Frame 1 (no input): blank canvas, image omitted
Frame 60 (no input): blank canvas, image omitted
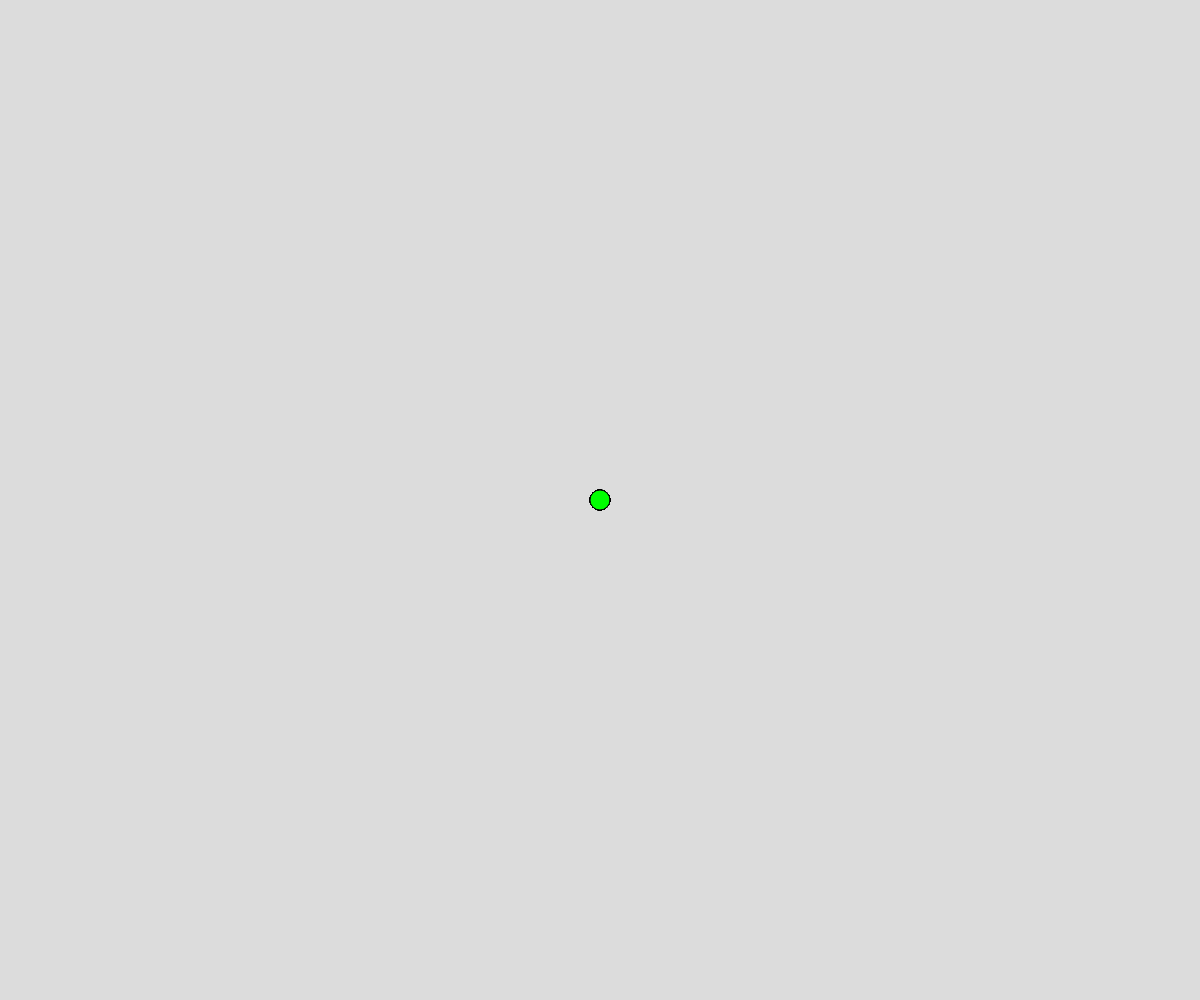
Frame 120 (the mouse pressed at the canvas centre since frame 60)

The p5.js sketch whose frames 1 and 60 were blank and that drew this single picture after the mouse press (run headless with seeded random() and noise() and a simulated clock; from frame 60 on, the mouse is pressed at the canvas centre):

// p5.js sketch
// ── sketch.js
// Vectors Practice
// Miki Hoang
// April 13, 2026
// Useful for modeling forces...

let objects = [];

function setup() {
  createCanvas(windowWidth, windowHeight);
}

function draw() {
  background(220);
  // Create objects
  if(mouseIsPressed){
    objects.push(new Ball(mouseX, mouseY));
  }

  // Process Objects
  for (let o of objects){
    if(keyIsDown(32)){
      o.move();
    }
    o.display();
  }
}

class Ball{
  constructor(x,y){
    this.pos = createVector(x,y);
    this.vel = createVector(random(-5,5), -5);
    this.force = createVector(0,0.2); //GRAV
  }

  calcMouse(){
    // Mouse vector "attraction" calculations
    this.force = createVector(mouseX, mouseY);
    this.force.sub(this.pos);
    this.force.normalize(); // Set hyp to 1
    this.force.mult(4);
  }

  move(){
    // Update velocity and position vectors
    this.vel.add(this.force);
    this.vel.limit(20); // Can't go outside -20 and 20
    this.pos.add(this.vel);

    // Wall Bounce
    if(this.pos.x < 0 || this.pos.x > width){
      this.vel.x *= -1;
    }

    // Floor Bounce
    if(this.pos.y > height){
      this.vel.y *= -0.9;
    }
  }

  display(){
    // Display the ball
    fill("Lime");
    circle(this.pos.x, this.pos.y, 20);

    // Display Vectors
    if(false ){
      strokes(255,0,0);
      line(0,0,this.pos.x,this.pos.y);

      let endX = this.pos.x + this.vel.x;
      let endY = this.pos.y + this.vel.y;

      stroke(0,0,255);
      line(this.pos.x, this.pos.y, endX, endY);

      stroke(0,255,0);
      line(endX, endY, endX + this.force.x, endY + this.force.y);
    }
  }
}
